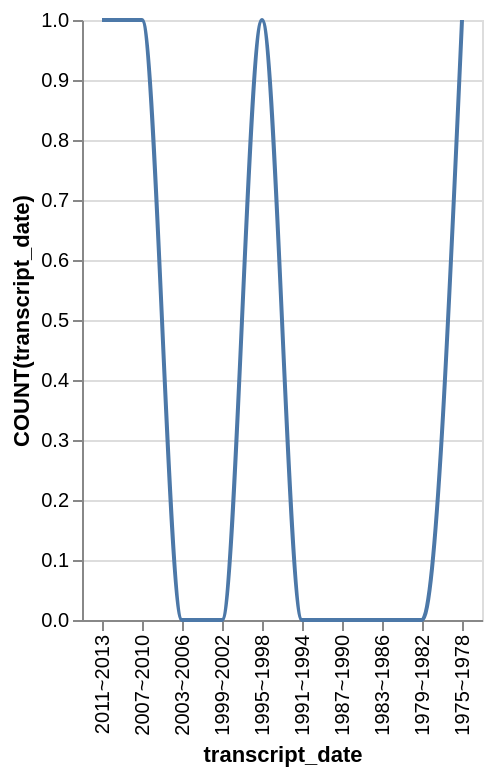

Describe this chart as a Vega-Lite specification.
### Vega-Lite specification from a JSON file in a GitHub repository (floating-point values rounded to 4 significant figures)
{"data": {"values": [{"x_data": "1975~1978", "y_data": 1}, {"x_data": "1979~1982", "y_data": 0}, {"x_data": "1983~1986", "y_data": 0}, {"x_data": "1987~1990", "y_data": 0}, {"x_data": "1991~1994", "y_data": 0}, {"x_data": "1995~1998", "y_data": 1}, {"x_data": "1999~2002", "y_data": 0}, {"x_data": "2003~2006", "y_data": 0}, {"x_data": "2007~2010", "y_data": 1}, {"x_data": "2011~2013", "y_data": 1}]}, "mark": {"type": "line", "interpolate": "monotone"}, "encoding": {"x": {"field": "x_data", "type": "nominal", "title": "transcript_date", "sort": "descending"}, "y": {"field": "y_data", "type": "quantitative", "title": "COUNT(transcript_date)"}}}
